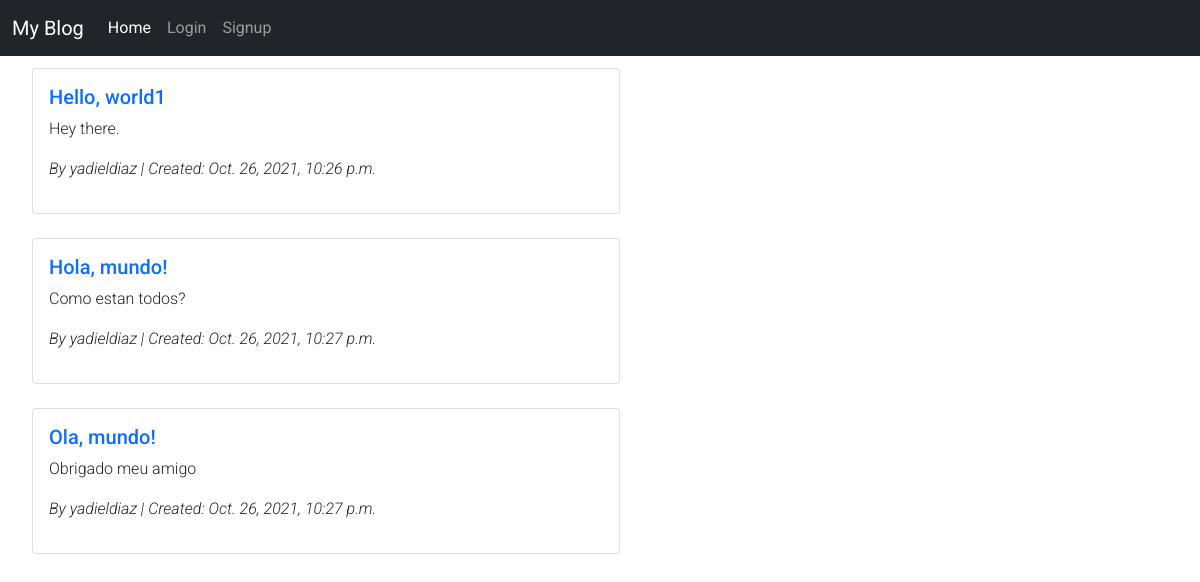
/, run on an earlier commit of the app's database.
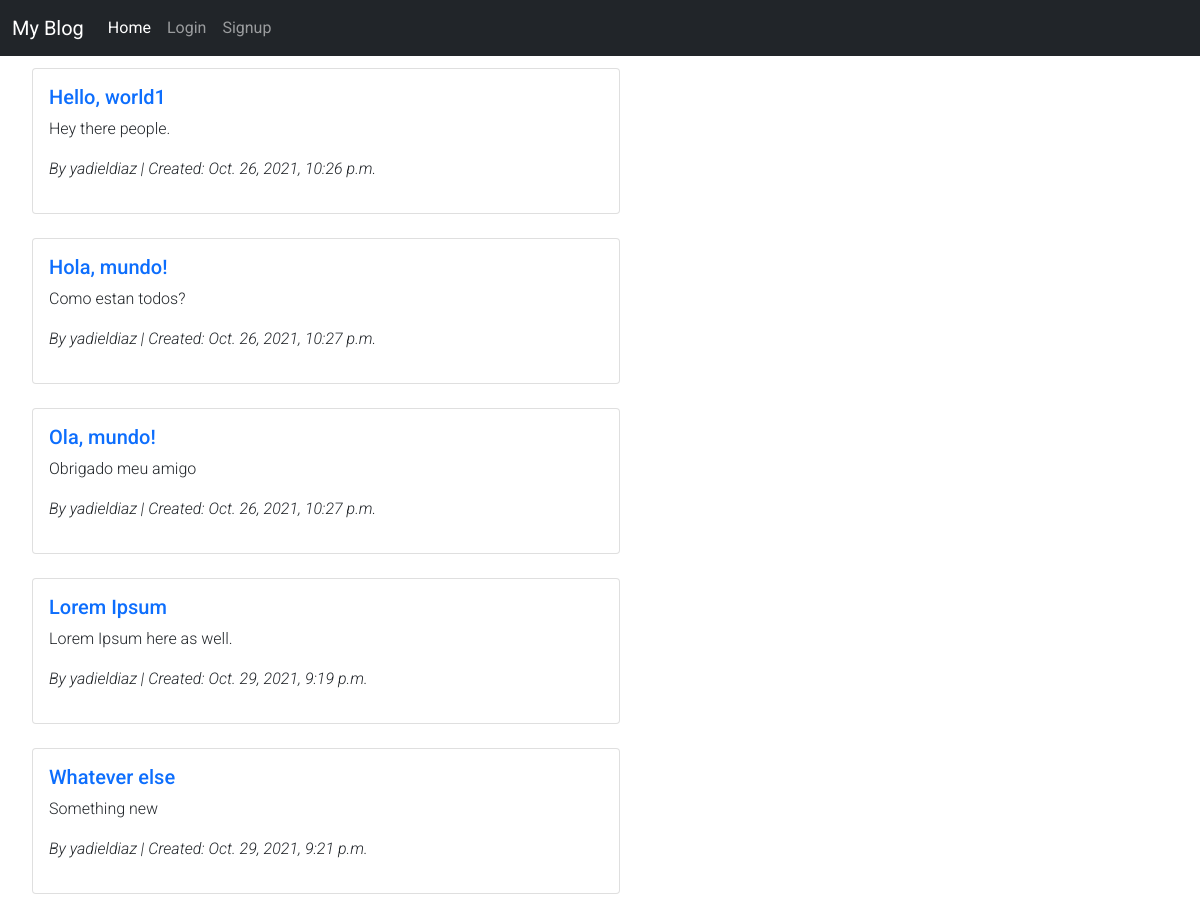
And on a later commit of the database.
### blog/models.py (models this page shows, shortened)
class Post(models.Model):
    title = models.CharField(max_length=200)
    author = models.ForeignKey(
        'auth.User',
        on_delete=models.CASCADE
    )
    body = models.TextField()
    created_at = models.DateTimeField(auto_now_add=True)

### blog/views.py (the view)
# urls.py: path('', PostListView.as_view(), name='home'),
class PostListView(ListView):
    model = Post
    template_name = "post_list.html"

### templates/post_list.html (shortened to what this page needs)
{% extends 'base.html' %}
{% block content %}
    <ul>
    {% for post in post_list %}
    <li>
        <div class="row">
            <div class="col-sm-6 m-2 p-1">
                <div class="card">
                <div class="card-body">
                    <a href="{% url 'post_detail' post.id %}"><h5 class="card-title">{{ post.title }}</h5></a>
                    <p class="card-text">{{ post.body }}</p>
                    <p id="subtitle">By {{ post.author }} | Created: {{ post.created_at }}</p>
                </div>
                </div>
            </div>
        </div>
    </li>
    {% endfor %}
    </ul>
{% endblock content %}

### templates/base.html (shortened to what this page needs)
{% load static %}
<!DOCTYPE html>
<html lang="en">
<head>
    <link href="https://cdn.jsdelivr.net/npm/bootstrap@5.1.3/dist/css/bootstrap.min.css" rel="stylesheet">
    <link rel="stylesheet" href="{% static 'css/base.css' %}">
</head>
<body>
    <nav class="navbar navbar-expand-lg navbar-dark bg-dark">
        <div class="container-fluid">
            <a class="navbar-brand" href="{% url 'home' %}">My Blog</a>
            <div class="collapse navbar-collapse" id="navbarNav">
            <ul class="navbar-nav">
                <li class="nav-item">
                <a class="nav-link active" aria-current="page" href="{% url 'home' %}">Home</a>
                </li>
                {% if user.is_authenticated %}
                <li class="nav-item">
                <a class="nav-link" href="{% url 'post_new' %}">Create</a>
                </li>
                <li class="nav-item dropdown">
                    <a class="nav-link dropdown-toggle" href="#" id="navbarDropdown" role="button" data-bs-toggle="dropdown" aria-expanded="false">
                        {{ user.username }}
                    </a>
                    <ul class="dropdown-menu" aria-labelledby="navbarDropdown">
                        <li><a class="dropdown-item" href="#">Action</a></li>
                        <li><a class="dropdown-item" href="#">Password Change</a></li>
                        <li><hr class="dropdown-divider"></li>
                        <li><a class="dropdown-item" href="{% url 'logout' %}">Log Out</a></li>
                    </ul>
                </li>
                {% else %}
                <li class="nav-item">
                    <a class="nav-link" href="{% url 'login' %}">Login</a>
                </li>
                <li class="nav-item">
                    <a class="nav-link" href="{% url 'signup' %}">Signup</a>
                </li>
                {% endif %}
            </ul>
            </div>
        </div>
    </nav>
    <div class="content_block">
        {% block content %}
        {% endblock content %}
    </div>
</body>
</html>

### static/css/base.css (style rules this page uses)
body { font-family: 'Roboto', sans-serif; }
a { text-decoration: none; }
p { font-weight: 300; }
#subtitle { font-weight: 300; font-style: italic; }
li { list-style: none; }

What changed in the data, as far as the page shows it:
changed Post "Hello, world1": body "Hey there." → "Hey there people."
added Post: title "Lorem Ipsum", body "Lorem Ipsum here as well.", author "yadieldiaz", created_at "Oct. 29, 2021, 9:19 p.m."
added Post: title "Whatever else", body "Something new", author "yadieldiaz", created_at "Oct. 29, 2021, 9:21 p.m."
